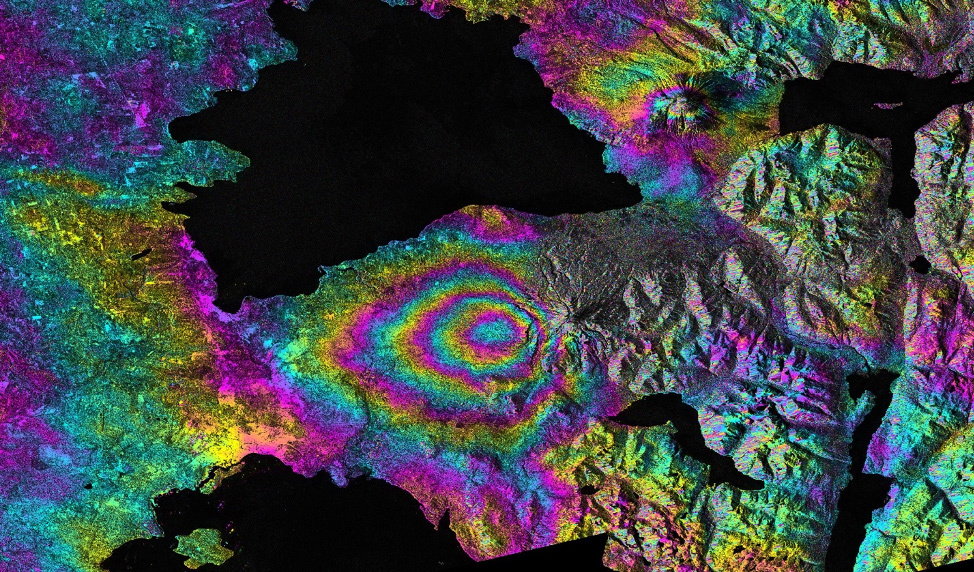
#> input picture ДЗ1/sar_2_color.jpg, 974 x 572 px
$ jupyter execute DE_IP_2024_Task_1.ipynb
#> lines starting #> are read from the running program, lines starting #| are printed output that depends on the picture; after the words box and inside, x2 and y2 are one past the last pixel; in counts of white or black regions, pixels touching at a corner belong together; long printed decimals are rounded
[cell 1]
import numpy as np
import cv2
import matplotlib.pyplot as plt

# Базовая работа с изображением

[cell 2]
image = cv2.imread('sar_2_color.jpg')
#> image is the input picture: shape (572, 974, 3); mean B, G, R 71.5, 68.6, 63.6

[cell 3]
plt.imshow(image)

[cell 4]
image.shape # h,w,c
#> Out = (572, 974, 3)

[cell 5]
image[250,250] # b,g,r
#> Out = [12, 12, 12]

[cell 6]
# ROI
img_roi = image[100:200, 500:700]

[cell 7]
plt.imshow(img_roi)

[cell 8]
b,g,r = cv2.split(image)

[cell 9]
plt.imshow(b, cmap = 'gray')

[cell 10]
plt.imshow(g, cmap = 'gray')

[cell 11]
# alternative approach
b = image[:,:,0]

[cell 12]
import copy

image2 = copy.deepcopy(image)

[cell 13]
image2[50:100,50:100] = [0,0,0]
#> image2: shape (572, 974, 3); 0.45% of pixels changed, all inside (x1, y1, x2, y2) = (50, 50, 100, 100)

[cell 14]
plt.imshow(image2)

[cell 15]
# empty image
image_template = np.zeros(image.shape,np.uint8)

[cell 16]
plt.imshow(image_template)

# Конвертация цветовых моделей

[cell 17]
image_template[0,0]
#> Out = [0, 0, 0]

[cell 18]
image_gray = cv2.cvtColor(image, cv2.COLOR_BGR2GRAY)
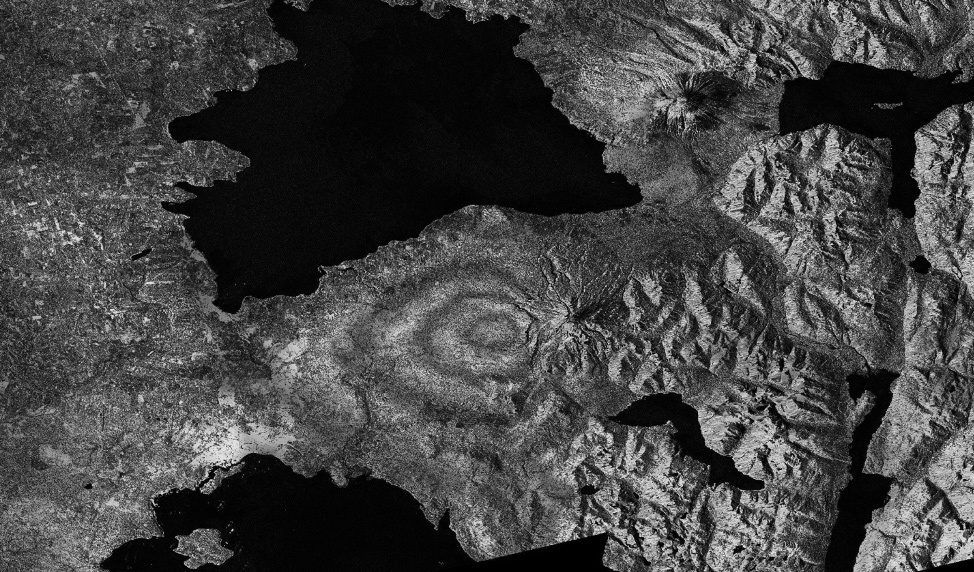
#> image_gray: shape (572, 974); min 0, max 236, mean 67.4

[cell 19]
image_gray[0,0]
#> Out = 40

[cell 20]
image_gray.shape
#> Out = (572, 974)

[cell 21]
image_hsv = cv2.cvtColor(image, cv2.COLOR_BGR2HSV)
#> image_hsv: shape (572, 974, 3); mean H, S, V 79.8, 125.4, 92.5

[cell 22]
image_hsv.shape
#> Out = (572, 974, 3)

[cell 23]
image_hsv[0,0]
#> Out = [117, 143, 75]

[cell 24]
image[0,0]
#> Out = [75, 37, 33]

[cell 25]
image_lab = cv2.cvtColor(image, cv2.COLOR_BGR2Lab)
#> image_lab: shape (572, 974, 3); mean of channels 0, 1, 2 75.2, 129.2, 126.9

[cell 26]
image_lab[0,0]
#> Out = [42, 139, 104]

# Пороговая фильтрация

[cell 27]
_,thresh1 = cv2.threshold(image_gray,200,255,cv2.THRESH_BINARY)
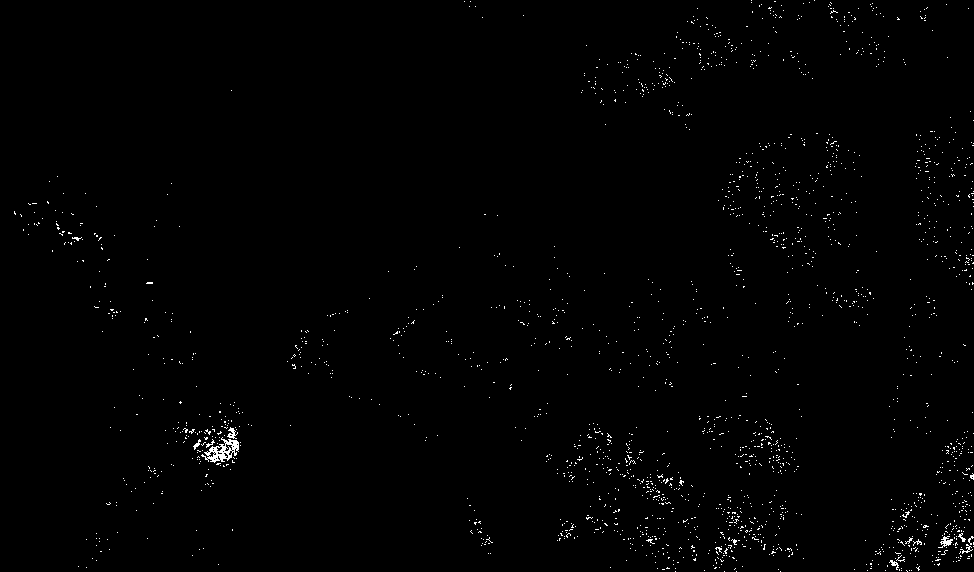
#> thresh1: shape (572, 974); 0.8% white in thin lines or dots

[cell 28]
plt.imshow(thresh1, cmap='gray')

[cell 29]
thresh1[thresh1==100].sum()
#> Out = 0

# Построение гистограммы

[cell 30]
histSize = 256
histRange = (0, 256)
accumulate = False

b_hist = cv2.calcHist([b], [0], None, [histSize], histRange, accumulate=accumulate)
#> b_hist = 256 values, max 15318 at index 5, min 29 at index 253, mean 2176.3

[cell 31]
plt.plot(b_hist)
#> figure, not shown here; curve peaks at x = 5, y = 15318

[cell 32]
b_hist_cum = b_hist.cumsum()
#> b_hist_cum = 256 values from 10493 to 557128

[cell 33]
plt.plot(b_hist_cum)
#> figure, not shown here; curve peaks at x = 255, y = 557128

[cell 34]
b_hist_norm = b_hist /  (image.shape[0] * image.shape[1])
#> b_hist_norm = 256 values, max 0.0275 at index 5, min 5.21e-05 at index 253, mean 0.00391

[cell 35]
plt.plot(b_hist_norm)
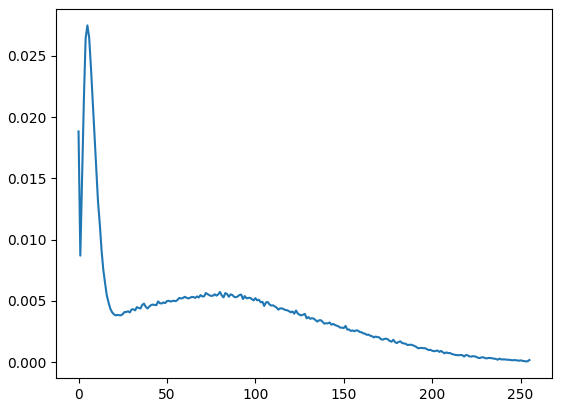
#> figure drawn by matplotlib, 1 panel; curve peaks at x = 5, y = 0.0275

# Сравнение двух изображений

[cell 36]
from skimage.metrics import structural_similarity, mean_squared_error

(ssim, diff) = structural_similarity(image_gray, image_gray, full=True)
#> diff: shape (572, 974) float64; every value is 1
#> ssim = 1
diff = (diff * 255).astype("uint8")
#> diff: shape (572, 974); every value is 255
print("SSIM: {}".format(ssim))
#| SSIM: 1.0

[cell 37]
plt.imshow(diff)

[cell 38]
mse = mean_squared_error(image_gray, image_gray)
#> mse = 0
mse
#> Out = 0

# Статистические характеристики изображений

[cell 39]
mean = image_gray.mean()
#> mean = 67.41

[cell 40]
std = image_gray.std()
#> std = 52.02

[cell 41]
print(mean,std)
#| 67.412 52.016

[cell 42]
eq_gray = cv2.equalizeHist(image_gray)
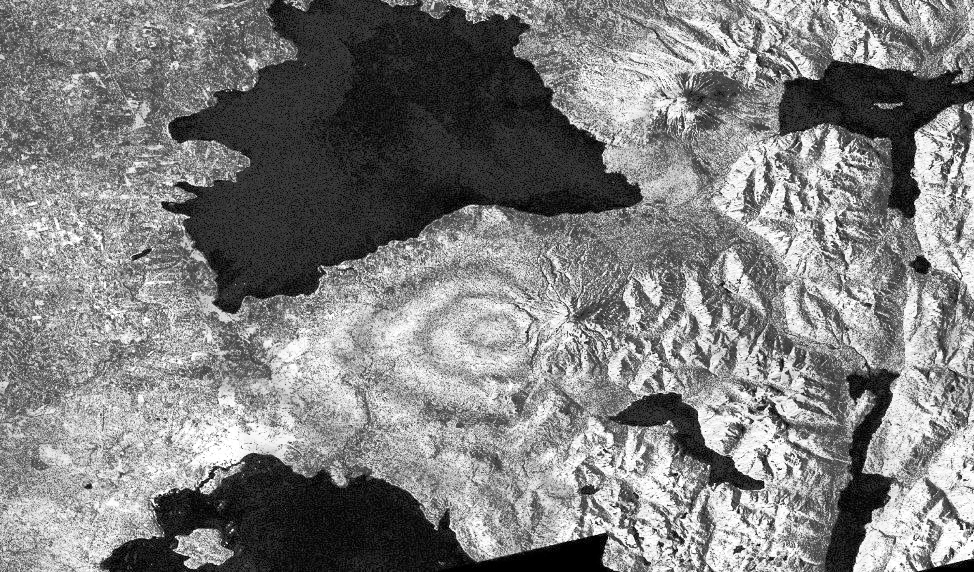
#> eq_gray: shape (572, 974); min 0, max 255, mean 127.6

[cell 43]
plt.imshow(eq_gray, cmap="gray")

[cell 44]
plt.imshow(image_gray, cmap="gray")

[cell 45]
# 1. Загрузите изображение в оттенках серого sar_1_gray.jpg.
# 2. постройте гистограмму
# 3. реализуйте алгоритм гамма коррекции с параметром гамма <1, >1.
# 4. Сравните исходное изображение, скорректированное при помощи гамма-фильтра. MSE, SSIM.
# 5. реализуйте алгоритм статистической цветокоррекции на основе статистики eq_gray.
# 6. Протестируйте работу алгоритмов пороговой фильтрации с различными параметрами.
# Для каждого решения - напечатайте результат

[cell 46]
import numpy as np
import cv2
import matplotlib.pyplot as plt

[cell 47]
import numpy as np
import cv2
import matplotlib.pyplot as plt

sar_gray = cv2.imread('sar_1_gray.jpg', cv2.IMREAD_GRAYSCALE)
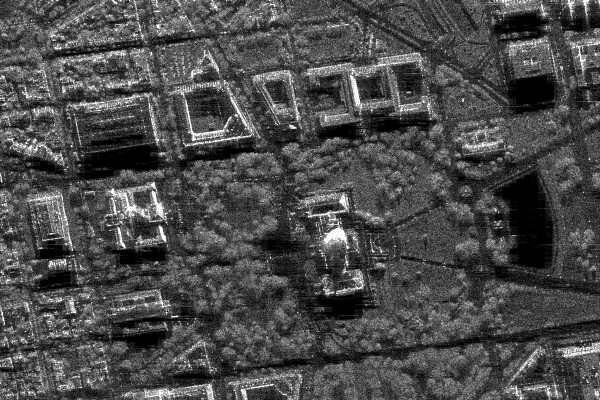
#> input picture ДЗ1/sar_1_gray.jpg, 600 x 400 px
#> sar_gray is the input picture: shape (400, 600); min 0, max 255, mean 74.9

plt.imshow(sar_gray, cmap='gray')
plt.title('Исходное изображение')
plt.show()

[cell 48]
hist = cv2.calcHist([sar_gray], [0], None, [256], [0, 256])
#> hist = 256 values, max 3868 at index 1, min 41 at index 228, mean 937.5

plt.plot(hist)
plt.xlabel('Интенсивность')
plt.ylabel('Количество пикселей')
plt.title('Гистограмма sar_1_gray')
plt.show()
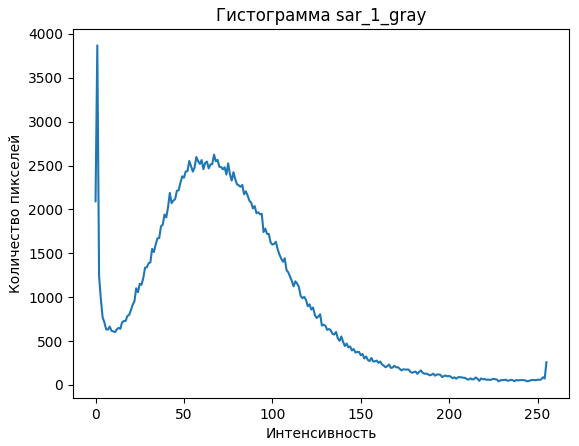
#> figure drawn by matplotlib, 1 panel; curve peaks at x = 1, y = 3868

[cell 49]
gamma1 = 0.5
gamma2 = 2.0

gamma_img1 = np.power(sar_gray / 255.0, gamma1) * 255
gamma_img1 = gamma_img1.astype(np.uint8)

gamma_img2 = np.power(sar_gray / 255.0, gamma2) * 255
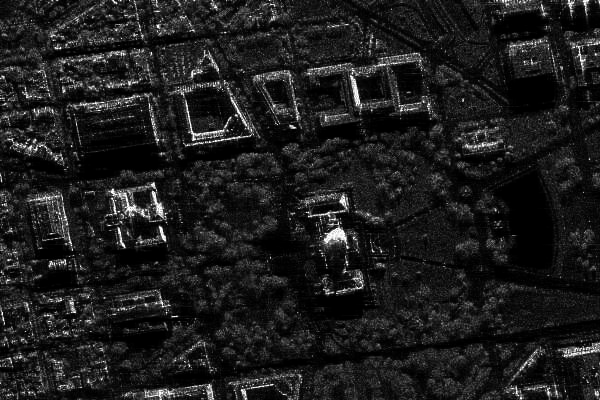
#> gamma_img2: shape (400, 600) float64; min 0, max 255, mean 29.4
gamma_img2 = gamma_img2.astype(np.uint8)

plt.figure(figsize=(15, 5))

plt.subplot(1, 3, 1)
plt.imshow(sar_gray, cmap='gray')
plt.title('Исходное изображение')

plt.subplot(1, 3, 2)
plt.imshow(gamma_img1, cmap='gray')
plt.title('Gamma = 0.5')

plt.subplot(1, 3, 3)
plt.imshow(gamma_img2, cmap='gray')
plt.title('Gamma = 2.0')

plt.show()

[cell 50]
from skimage.metrics import mean_squared_error, structural_similarity

mse1 = mean_squared_error(sar_gray, gamma_img1)
#> mse1 = 3258.4
ssim1 = structural_similarity(sar_gray, gamma_img1, data_range=255)
#> ssim1 = 0.788

mse2 = mean_squared_error(sar_gray, gamma_img2)
#> mse2 = 2389
ssim2 = structural_similarity(sar_gray, gamma_img2, data_range=255)
#> ssim2 = 0.526

print("Gamma = 0.5")
print("MSE =", mse1)
#| MSE = 3258.386
print("SSIM =", ssim1)
#| SSIM = 0.788

print()

print("Gamma = 2.0")
print("MSE =", mse2)
#| MSE = 2388.961
print("SSIM =", ssim2)
#| SSIM = 0.5258

[cell 51]
image = cv2.imread('sar_2_color.jpg')

image_gray = cv2.cvtColor(image, cv2.COLOR_BGR2GRAY)
eq_gray = cv2.equalizeHist(image_gray)

mean_sar = sar_gray.mean()
#> mean_sar = 74.94
std_sar = sar_gray.std()
#> std_sar = 43.38

mean_eq = eq_gray.mean()
#> mean_eq = 127.6
std_eq = eq_gray.std()
#> std_eq = 73.46

stat_corrected = (
    (sar_gray.astype(float) - mean_sar)
    * (std_eq / std_sar)
    + mean_eq
)

stat_corrected = np.clip(
    stat_corrected, 0, 255
).astype(np.uint8)
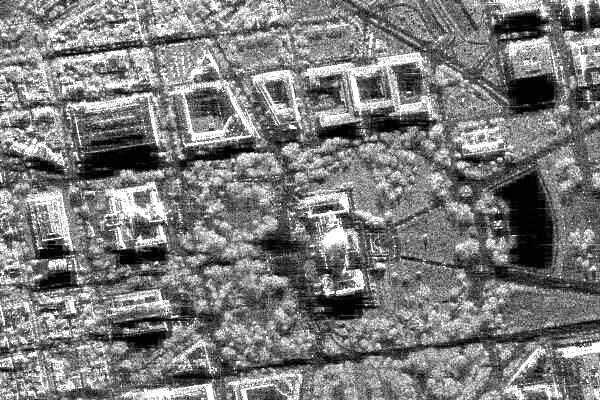
#> stat_corrected: shape (400, 600); min 0, max 255, mean 123.8

plt.figure(figsize=(12, 5))

plt.subplot(1, 2, 1)
plt.imshow(sar_gray, cmap='gray')
plt.title('Исходное изображение')

plt.subplot(1, 2, 2)
plt.imshow(stat_corrected, cmap='gray')
plt.title('Статистическая коррекция')

plt.show()

print("Среднее исходного =", mean_sar)
#| Среднее исходного = 74.944
print("Стандартное отклонение исходного =", std_sar)
#| Стандартное отклонение исходного = 43.383
print("Среднее eq_gray =", mean_eq)
#| Среднее eq_gray = 127.646
print("Стандартное отклонение eq_gray =", std_eq)
#| Стандартное отклонение eq_gray = 73.464

[cell 52]
_, thresh50 = cv2.threshold(sar_gray, 50, 255, cv2.THRESH_BINARY)
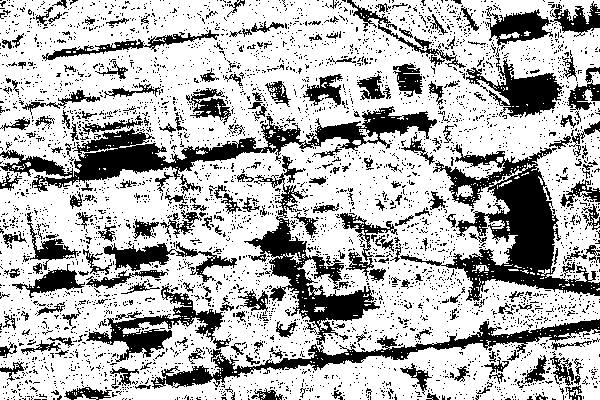
#> thresh50: shape (400, 600); 70.7% white; 4163 black regions (3924 under 20 px), largest, box (x1, y1, x2, y2) and area: (151, 155, 600, 389) 10109, (400, 144, 600, 301) 9388, (0, 106, 437, 192) 8300
_, thresh100 = cv2.threshold(sar_gray, 100, 255, cv2.THRESH_BINARY)
#> thresh100: shape (400, 600); 23.2% white; 3529 white regions (3181 under 20 px), largest, box (x1, y1, x2, y2) and area: (0, 47, 159, 101) 2854, (301, 39, 439, 120) 2510, (161, 38, 261, 147) 2344
_, thresh150 = cv2.threshold(sar_gray, 150, 255, cv2.THRESH_BINARY)
#> thresh150: shape (400, 600); 5.4% white in thin lines or dots
_, thresh200 = cv2.threshold(sar_gray, 200, 255, cv2.THRESH_BINARY)
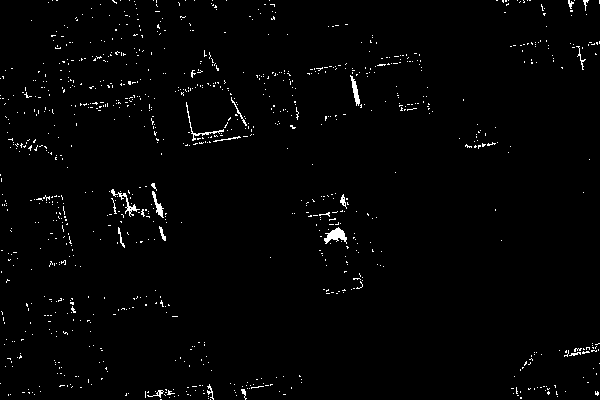
#> thresh200: shape (400, 600); 1.5% white in thin lines or dots

plt.figure(figsize=(12, 10))

plt.subplot(2, 2, 1)
plt.imshow(thresh50, cmap='gray')
plt.title('Threshold = 50')

plt.subplot(2, 2, 2)
plt.imshow(thresh100, cmap='gray')
plt.title('Threshold = 100')

plt.subplot(2, 2, 3)
plt.imshow(thresh150, cmap='gray')
plt.title('Threshold = 150')

plt.subplot(2, 2, 4)
plt.imshow(thresh200, cmap='gray')
plt.title('Threshold = 200')

plt.show()
